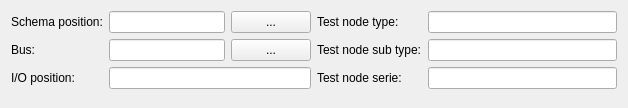
<?xml version="1.0" encoding="UTF-8"?>
<ui version="4.0">
 <class>mdtTtTestNodeUnitEditor</class>
 <widget class="QWidget" name="mdtTtTestNodeUnitEditor">
  <property name="geometry">
   <rect>
    <x>0</x>
    <y>0</y>
    <width>628</width>
    <height>108</height>
   </rect>
  </property>
  <property name="windowTitle">
   <string>Form</string>
  </property>
  <layout class="QHBoxLayout" name="horizontalLayout_3">
   <item>
    <layout class="QFormLayout" name="formLayout_2">
     <item row="0" column="0">
      <widget class="QLabel" name="lbSchemaPosition">
       <property name="text">
        <string>Schema position:</string>
       </property>
      </widget>
     </item>
     <item row="0" column="1">
      <layout class="QHBoxLayout" name="horizontalLayout">
       <item>
        <widget class="QLineEdit" name="leSchemaPosition">
         <property name="readOnly">
          <bool>true</bool>
         </property>
        </widget>
       </item>
       <item>
        <widget class="QPushButton" name="pbSelectBaseUnit">
         <property name="text">
          <string>...</string>
         </property>
        </widget>
       </item>
      </layout>
     </item>
     <item row="1" column="0">
      <widget class="QLabel" name="lbBus">
       <property name="text">
        <string>Bus:</string>
       </property>
      </widget>
     </item>
     <item row="1" column="1">
      <layout class="QHBoxLayout" name="horizontalLayout_2">
       <item>
        <widget class="QLineEdit" name="leBus">
         <property name="readOnly">
          <bool>true</bool>
         </property>
        </widget>
       </item>
       <item>
        <widget class="QPushButton" name="pbSelectBus">
         <property name="text">
          <string>...</string>
         </property>
        </widget>
       </item>
      </layout>
     </item>
     <item row="2" column="0">
      <widget class="QLabel" name="lbIoPosition">
       <property name="text">
        <string>I/O position:</string>
       </property>
      </widget>
     </item>
     <item row="2" column="1">
      <widget class="QLineEdit" name="fld_IoPosition"/>
     </item>
    </layout>
   </item>
   <item>
    <layout class="QFormLayout" name="formLayout">
     <item row="0" column="0">
      <widget class="QLabel" name="lbTestNodeType">
       <property name="text">
        <string>Test node type:</string>
       </property>
      </widget>
     </item>
     <item row="0" column="1">
      <widget class="QLineEdit" name="leTestNodeType">
       <property name="readOnly">
        <bool>true</bool>
       </property>
      </widget>
     </item>
     <item row="1" column="0">
      <widget class="QLabel" name="lbTestNodeSubType">
       <property name="text">
        <string>Test node sub type:</string>
       </property>
      </widget>
     </item>
     <item row="1" column="1">
      <widget class="QLineEdit" name="leTestNodeSubType">
       <property name="readOnly">
        <bool>true</bool>
       </property>
      </widget>
     </item>
     <item row="2" column="0">
      <widget class="QLabel" name="lbTestNodeSeriesNumber">
       <property name="text">
        <string>Test node serie:</string>
       </property>
      </widget>
     </item>
     <item row="2" column="1">
      <widget class="QLineEdit" name="leTestNodeSeriesNumber">
       <property name="readOnly">
        <bool>true</bool>
       </property>
      </widget>
     </item>
    </layout>
   </item>
  </layout>
 </widget>
 <resources/>
 <connections/>
</ui>
